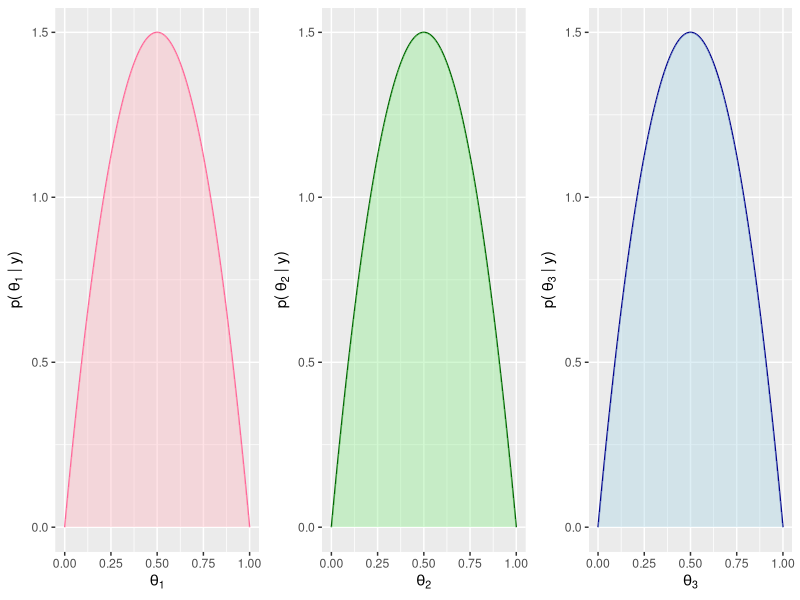
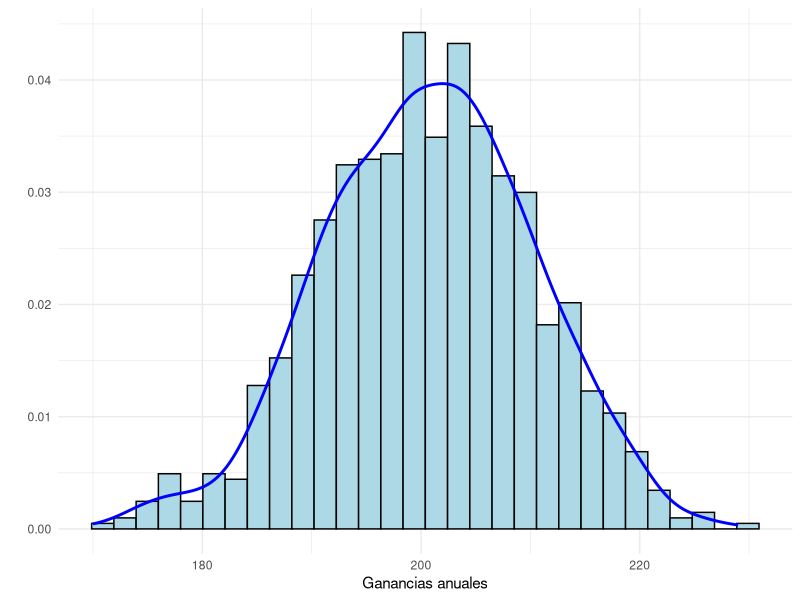
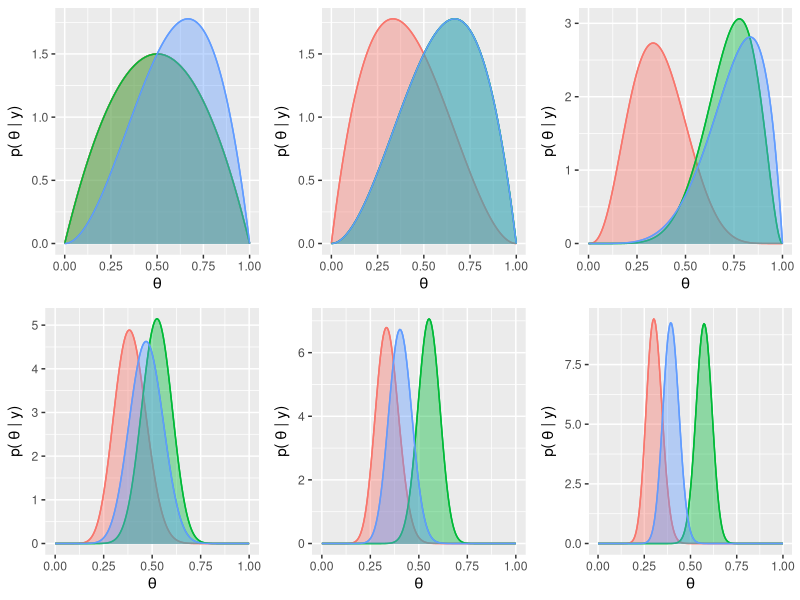
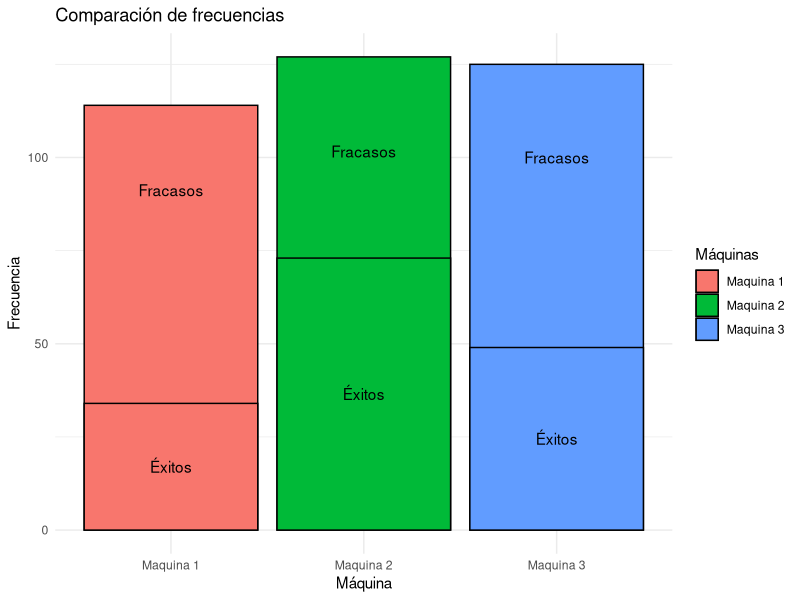
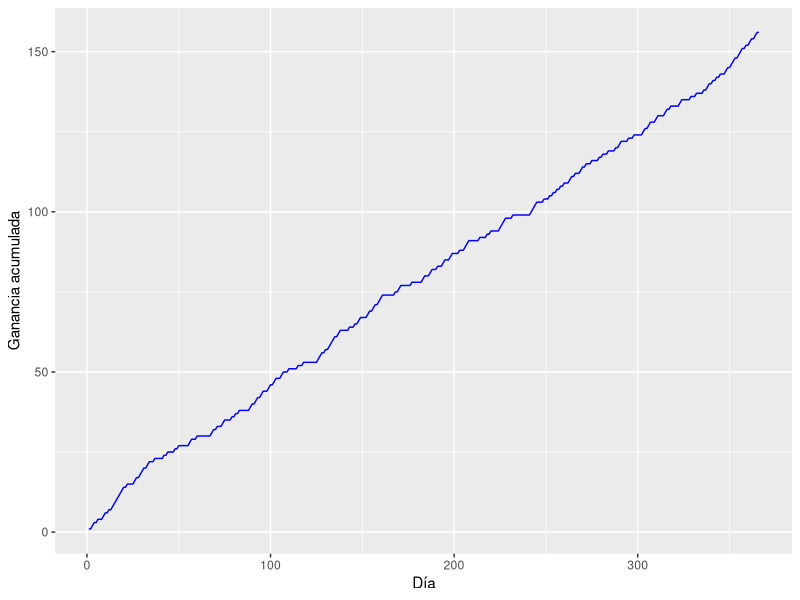
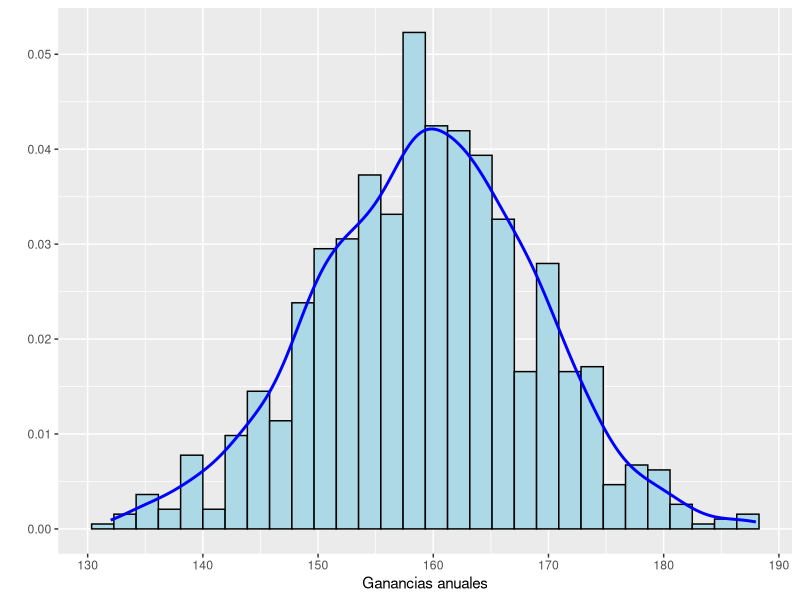
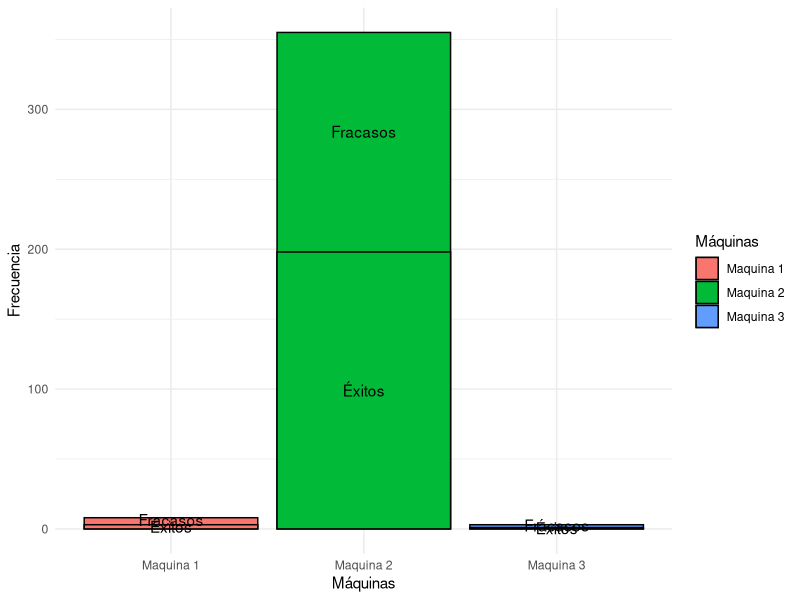
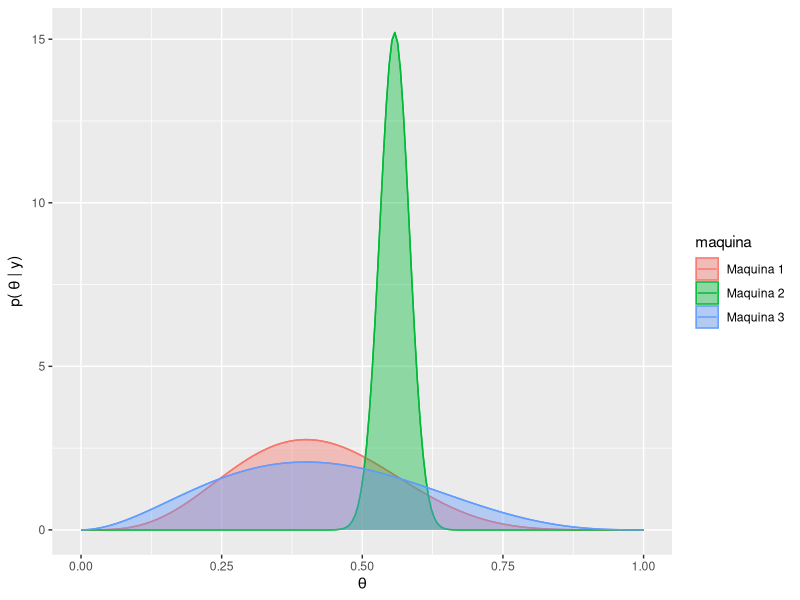

Source code (R) for these figures, in order:
## ---- chunk 1
# Carga de paquetes necesarios
library(ggplot2)
library(dplyr)
library(cowplot)
library(gridExtra)
library(kableExtra)
set.seed(491)
n_simulaciones=1000

x <- seq(0, 1, length.out = 200)
prior1 <- dbeta(x, 2, 2)
prior2 <- dbeta(x, 2, 2)
prior3 <- dbeta(x, 2, 2)

g1<-ggplot(x = x, y = prior1)+
  aes(x = x, y = prior1)+
  geom_line( color = "#FF6699") +
  geom_area(fill = "lightpink", alpha = 0.4, position = "identity") +
  labs(x = bquote(theta[1]), y = expression("p(" ~ theta[1] ~ "| y)")) + 
  theme(legend.position = "none")

g2<-ggplot(x = x, y = prior2)+
  aes(x = x, y = prior2)+
  geom_line( color = "darkgreen") +
  geom_area(fill = "lightgreen", alpha = 0.4, position = "identity") +
  labs(x = bquote(theta[2]), y = expression("p(" ~ theta[2] ~ "| y)")) +
  theme(legend.position = "none")


g3<-ggplot(x = x, y = prior3)+
  aes(x = x, y = prior3)+
  geom_line( color = "darkblue") +
  geom_area(fill = "lightblue", alpha = 0.4, position = "identity") +
  labs(x = bquote(theta[3]), y = expression("p(" ~ theta[3] ~ "| y)")) +
  theme(legend.position = "none")

grid.arrange(g1, g2, g3, ncol = 3)
## ---- chunk 2
resultados=rbinom(n_simulaciones, 366, 0.55)
datos=data.frame(resultados)
kable(summary(datos), col.names = c("Medidas resumen")) %>% 
  kable_styling(position = "center",full_width = FALSE) %>% 
  row_spec(0, bold = T, background = "gray", color = "black") 


ganancias0_df <- data.frame(anios=1:n_simulaciones, ganancias=resultados)
r0<-ggplot(ganancias0_df) +
      aes(x = ganancias) +
      geom_histogram(aes(y = ..density..), color = "black", fill = "lightblue", bins = 30) +
      geom_density(color = "blue", size = 1)+
      labs(x = "Ganancias anuales",
         y = "") +
      theme_minimal() 
r0
## ---- chunk 3
# Funciones necesarias
graficar<-function(cont_tiradas, cont_exitos, wins, alphas, betas){
  df <- data.frame(maq = c("Maquina 1", "Maquina 2", "Maquina 3"),
                   freq = cont_tiradas,
                   exitos = cont_exitos,
                   fracasos = cont_tiradas - cont_exitos)
  g1<-ggplot(df, aes(x = maq, fill = maq)) +
    geom_bar(aes(y = freq ), stat = "identity", color = "black") +
    geom_bar(aes(y = exitos ), stat = "identity", color = "black") +
    geom_text(aes(y = exitos, label = "Éxitos"), position = position_stack(vjust = 0.5)) +
    geom_text(aes(y = freq, label = "Fracasos"), position = position_stack(vjust = 0.8)) +
    labs(x = "Máquinas",
         y = "Frecuencia") +
    theme_minimal() +
    guides(fill = guide_legend(title = "Máquinas"))
  
  
  # Crear el gráfico de ganancias
  df <- data.frame(dias = 1:366, wins=wins)
  g2<-ggplot(df, aes(x = dias, y = wins)) +
    geom_line(color = "blue")+
    labs(x = "Día",
         y = "Valor acumulado")
  
  # Crear el gráfico de postiriors
  x1=seq(0,1,length.out =200)
  posterior1=dbeta(x1,alphas[1],betas[1])
  posterior2=dbeta(x1,alphas[2],betas[2])
  posterior3=dbeta(x1,alphas[3],betas[3])
  
  df <- data.frame(
    theta = x1,
    posterior = rep(c(posterior1,posterior2, posterior3), time = 1),
    maquina = rep(c("Maquina 1", "Maquina 2", "Maquina 3"), each = length(x1))
  )
  
  g3<-ggplot(df)+
    aes(x = theta, y = posterior, color = maquina)+
    theme(legend.position = "right")+
    geom_line() +
    geom_area(aes(fill = maquina), alpha = 0.4, position = "identity") +
    labs(x = expression(theta), y = expression("p(" ~ theta ~ "| y)"))
print(g1)
print(g3)
print(g2)
}
## ---- chunk 4
al_azar <- function(lista1) {
  alphas <- lista1[[1]]
  betas <- lista1[[2]]
  tethas <- lista1[[3]]
  prior_df <- lista1[[4]]
  x1=seq(0,1,length.out =200)

  sample <- sample(1:length(alphas), 1)
  juego <- rbinom(1, 1, tethas[sample])
  alphas[sample] <- alphas[sample] + juego
  betas[sample] <- betas[sample] + 1 - juego
  
  postirior <- dbeta(x1, alphas[sample],  betas[sample])
  prior_df[, sample] <- postirior
  salida1_list <- list(alphas, betas, tethas, prior_df, sample, juego)
  return(salida1_list)
}
## ---- chunk 5

alphas<-c(2,2,2)
betas<-c(2,2,2)
tethas=c(0.3,0.55,0.45)

x1=seq(0,1,length.out =200)
prior_df <- data.frame(prior1=dbeta(x1,alphas[1],betas[1]), 
                       prior2=dbeta(x1,alphas[2],betas[2]), 
                       prior3=dbeta(x1,alphas[3],betas[3]))

wins=numeric(366)
cont_exitos= c(0,0,0)
cont_tiradas = c(0, 0, 0)
juego=0
sample=0
entrada1_list = list(alphas, betas, tethas, prior_df, sample, juego)
graf_list=list()

for (i in 1:366) {
  entrada1_list=al_azar(lista1=entrada1_list)
  sample <- entrada1_list[[5]]
  juego <- entrada1_list[[6]]
  cont_exitos[sample] <- cont_exitos[sample] + juego
  cont_tiradas[sample] <- cont_tiradas[sample] + 1
  prior_df <- entrada1_list[[4]]

  if(i==1){
    wins[i]=juego
  }else{
    wins[i]=wins[i-1]+juego
  }
  prior_df_largo <- data.frame(
    theta = x1,
    posterior = rep(c(prior_df$prior1, 
                      prior_df$prior2, 
                      prior_df$prior3), time = 1),
    maquina = rep(c("Maquina 1", "Maquina 2", "Maquina 3"), each = 200)
  )
  graf_list[[i]] <- ggplot(prior_df_largo)+
    aes(x = theta, y = posterior, color = maquina)+
    theme(legend.position = "none")+
    geom_line() +
    geom_area(aes(fill = maquina), alpha = 0.4, position = "identity") +
    labs(x = expression(theta), y = expression("p(" ~ theta ~ "| y)"))
}

grid.arrange(graf_list[[1]],graf_list[[3]],graf_list[[18]],
             graf_list[[100]],graf_list[[200]],graf_list[[366]],
             ncol = 3)


# Crear el gráfico de barras
df <- data.frame(maq = c("Maquina 1", "Maquina 2", "Maquina 3"),
                 freq = cont_tiradas,
                 exitos = cont_exitos,
                 fracasos = cont_tiradas - cont_exitos)
ggplot(df, aes(x = maq, fill = maq)) +
  geom_bar(aes(y = freq ), stat = "identity", color = "black") +
  geom_bar(aes(y = exitos ), stat = "identity", color = "black") +
  geom_text(aes(y = exitos, label = "Éxitos"), position = position_stack(vjust = 0.5)) +
  geom_text(aes(y = freq, label = "Fracasos"), position = position_stack(vjust = 0.8)) +
  labs(title = "Comparación de frecuencias",
       x = "Máquina",
       y = "Frecuencia") +
  theme_minimal() +
  guides(fill = guide_legend(title = "Máquinas"))


df <- data.frame(dias = 1:366, wins=wins)

# Crear el gráfico evolucion ganancia
ggplot(df, aes(x = dias, y = wins)) +
  geom_line(color = "blue")+
  labs(x = "Día",
       y = "Ganancia acumulada")

## ---- chunk 6

wins1_anio = numeric(n_simulaciones)

for (anio in 1:n_simulaciones) {
  alphas<-c(2,2,2)
  betas<-c(2,2,2)
  tethas=c(0.3,0.55,0.45)
  x1=seq(0,1,length.out =200)
  prior_df <- data.frame(prior1=dbeta(x1,alphas[1],betas[1]), 
                         prior2=dbeta(x1,alphas[2],betas[2]), 
                         prior3=dbeta(x1,alphas[3],betas[3]))
  wins=numeric(366)
  cont_exitos= c(0,0,0)
  cont_tiradas = c(0, 0, 0)
  juego=0
  sample=0
  entrada1_list = list(alphas, betas, tethas, prior_df, sample, juego)
  graf_list=list()
  
  for (i in 1:366) {
    entrada1_list=al_azar(lista1=entrada1_list)
    sample <- entrada1_list[[5]]
    juego <- entrada1_list[[6]]
    cont_exitos[sample] <- cont_exitos[sample] + juego
    cont_tiradas[sample] <- cont_tiradas[sample] + 1
    prior_df <- entrada1_list[[4]]
    
    if(i==1){
      wins[i]=juego
    }else{
      wins[i]=wins[i-1]+juego
    }
  }
  wins1_anio[anio] <- wins[366]
}

ganancias1_df <- data.frame(anios=1:n_simulaciones, ganancias=wins1_anio)
r1<-ggplot(ganancias1_df) +
      aes(x = ganancias) +
      geom_histogram(aes(y = ..density..), color = "black", fill = "lightblue", bins = 30) +
      geom_density(color = "blue", size = 1)+
     labs(x="Ganancias anuales", y="")
r1
print(paste("La ganancia media por año es ",mean(ganancias1_df$ganancias),"unidades monetarias"))

## ---- chunk 7
greedy_tasa_obs<-function(lista2){
  fl_calentamiento <- lista2[[5]]
  t <- lista2[[2]]
  tethas <- lista2[[1]]
  if (fl_calentamiento){
    sample <- sample(1:3, 1)
  }
  else{
    sample <- order(t + runif(3,0.001, 0.009), decreasing = TRUE)[1]
  }
  juego <- rbinom(1, 1, tethas[sample])
  lista2_salida<-list(tethas, t, juego, sample, fl_calentamineto)
  return(lista2_salida)
}

## ---- chunk 8
# Defino variables necesarias
tethas=c(0.3,0.55,0.45)
t = c(0.5,0.5,0.5)
cont_exitos= c(0,0,0)
cont_tiradas = c(0, 0, 0)
juego=0
sample=0
fl_calentamineto=FALSE
wins=numeric(366)
lista2_entrada=list(tethas, t, juego, sample, fl_calentamineto)

for(i in 1:366){
  fl_calentamineto <- ifelse(i>10, FALSE, TRUE )

  lista2_entrada <- greedy_tasa_obs(lista2 = lista2_entrada)
  juego <- lista2_entrada[[3]]
  sample <- lista2_entrada[[4]]
  cont_exitos[sample] <- cont_exitos[sample] + juego
  cont_tiradas[sample] <- cont_tiradas[sample] + 1
  lista2_entrada[[2]][sample] <- cont_exitos[sample] / cont_tiradas[sample]
  if(i==1){
    wins[i]=juego
  }else{
    wins[i]=wins[i-1]+juego
  }
}

alphas <- c(2+cont_exitos[1], 2+cont_exitos[2], 2+cont_exitos[3])
betas <- c(2+cont_tiradas[1]-cont_exitos[1],
           2+cont_tiradas[2]-cont_exitos[2],
           2+cont_tiradas[3]-cont_exitos[3])
# Graficos
graficar(cont_tiradas, cont_exitos, wins, alphas, betas)
print(paste("La ganancia de este año es ",wins[366],"unidades monetarias"))
## ---- chunk 9
wins2_anio = numeric(n_simulaciones)

for (anio in 1:n_simulaciones) {
  # Definimos parametros
  tethas=c(0.3,0.55,0.45)
  t = c(0.5,0.5,0.5)
  cont_exitos= c(0,0,0)
  cont_tiradas = c(0, 0, 0)
  juego=0
  sample=0
  fl_calentamineto=TRUE
  wins=numeric(366)
  lista2_entrada=list(tethas, t, juego, sample, fl_calentamineto)
  #Simulamos anio
  for(i in 1:366){
    fl_calentamineto <- ifelse(i>10, FALSE, TRUE )
    
    lista2_entrada <- greedy_tasa_obs(lista2 = lista2_entrada)
    juego <- lista2_entrada[[3]]
    sample <- lista2_entrada[[4]]
    cont_exitos[sample] <- cont_exitos[sample] + juego
    cont_tiradas[sample] <- cont_tiradas[sample] + 1
    lista2_entrada[[2]][sample] <- cont_exitos[sample] / cont_tiradas[sample]
    if(i==1){
      wins[i]=juego
    }else{
      wins[i]=wins[i-1]+juego
    }
  }
  wins2_anio[anio] <- wins[366]
}

ganancias2_df <- data.frame(anios=1:n_simulaciones, ganancias=wins2_anio)
r2<-ggplot(ganancias2_df) +
      aes(x = ganancias) +
      geom_histogram(aes(y = ..density..), color = "black", fill = "lightblue", bins = 30) +
      geom_density(color = "blue", size = 1) +
     labs(x="Ganancias anuales", y="")
r2
print(paste("La ganancia media por año es ",mean(ganancias2_df$ganancias),"unidades monetarias"))

## ---- chunk 10
greedy_prob_posterior<-function(lista3){
  tethas <- lista3[[1]]
  alphas <- lista3[[2]]
  betas <- lista3[[3]]
  
  esperanzas = c(alphas[1]/(alphas[1]+betas[1]),
                alphas[2]/(alphas[2]+betas[2]),
                alphas[3]/(alphas[3]+betas[3]))
  #print(esperanzas)
  sample <- order(esperanzas + runif(3,0.001, 0.009)  , decreasing = TRUE)[1]
  juego <- rbinom(1, 1, tethas[sample])
  alphas[sample] <- alphas[sample] + juego
  betas[sample] <- betas[sample] + 1 - juego
  
  lista3_salida<-list(tethas, alphas, betas, juego, sample)
  return(lista3_salida)
}
## ---- chunk 11
# Defino variables necesarias
set.seed(492)
tethas=c(0.3,0.55,0.45)
alphas<-c(2,2,2)
betas<-c(2,2,2)
juego=0
sample=0
cont_exitos= c(0,0,0) 
cont_tiradas = c(0, 0, 0)

wins=numeric(366)
lista3_entrada=list(tethas, alphas, betas, juego, sample)

for(i in 1:366){
  lista3_entrada <- greedy_prob_posterior(lista3 = lista3_entrada)
  juego <- lista3_entrada[[4]]
  alphas <- lista3_entrada[[2]]
  betas <- lista3_entrada[[3]]
  sample <- lista3_entrada[[5]]
  cont_exitos[sample] = cont_exitos[sample] + juego 
  cont_tiradas[sample] = cont_tiradas[sample] + 1
  if(i==1){
    wins[i]=juego
  }else{
    wins[i]=wins[i-1]+juego
  }
}
alphas <- lista3_entrada[[2]]
betas<- lista3_entrada[[3]]
# Graficos
graficar(cont_tiradas, cont_exitos, wins, alphas, betas)
print(paste("La ganancia de este año es ",wins[366],"unidades monetarias"))
## ---- chunk 12
wins3_anio=numeric(n_simulaciones)
for (anio in 1:n_simulaciones) {
  # Defino variables necesarias
  tethas=c(0.3,0.55,0.45)
  alphas<-c(2,2,2)
  betas<-c(2,2,2)
  juego=0
  sample=0
  cont_exitos= c(0,0,0) 
  cont_tiradas = c(0, 0, 0)
  
  wins=numeric(366)
  lista3_entrada=list(tethas, alphas, betas, juego, sample)
  
  for(i in 1:366){
    lista3_entrada <- greedy_prob_posterior(lista3 = lista3_entrada)
    juego <- lista3_entrada[[4]]
    alphas <- lista3_entrada[[2]]
    betas <- lista3_entrada[[3]]
    sample <- lista3_entrada[[5]]
    cont_exitos[sample] = cont_exitos[sample] + juego 
    cont_tiradas[sample] = cont_tiradas[sample] + 1
    if(i==1){
      wins[i]=juego
    }else{
      wins[i]=wins[i-1]+juego
    }
  }
  wins3_anio[anio]<-wins[366]
}

ganancia3_df <- data.frame(wins = wins3_anio)
r3<-ggplot(ganancia3_df) +
      aes(x = wins) +
      geom_histogram(aes(y = ..density..), color = "black", fill = "lightblue", bins = 30) +
      geom_density(color = "blue", size = 1)+
  labs(x="Ganancias anuales",y="")
r3
print(paste("La ganancia media por año es ",mean(ganancia3_df$wins),"unidades monetarias"))

## ---- chunk 13
e_greedy_tasa_obs<-function(lista4){
  e<-lista4[[3]]
  explote<-runif(1)
  lista4[[6]] = 0
  lista4[[7]] = 0
  if(explote<=1-e){#Elige el mejor
    lista4[[7]] = 1 # exploto
    sample <-  order(t + runif(3,0.001, 0.009), decreasing = TRUE)[1]
  }else{#Elige aleatoriamente 
    lista4[[6]] = 1 # exploro
    sample <-  as.numeric(sample(1:3, 1))
  }

  juego <- rbinom(1, 1, tethas[sample])
  lista4_salida<-list(tethas, t, e, juego, sample, lista4[[6]], lista4[[7]])
  return(lista4_salida)
}
## ---- chunk 14
set.seed(491)
e=0.05
# Defino variables necesarias
tethas=c(0.3,0.55,0.45)
t = c(0.5,0.5,0.5)
cont_exitos= c(0,0,0) 
cont_tiradas = c(0, 0, 0)
juego=0
sample=0
exploro=0
exploto=0
wins=numeric(366)
lista4_entrada=list(tethas, t, e, juego, sample, exploro, exploto)
for(i in 1:366){
  lista4_entrada <- e_greedy_tasa_obs(lista4 = lista4_entrada)
  juego <- lista4_entrada[[4]]
  sample <- lista4_entrada[[5]]
  exploro <- exploro + lista4_entrada[[6]]
  exploto <- exploto + lista4_entrada[[7]]
  cont_exitos[sample] <- cont_exitos[sample] + juego
  cont_tiradas[sample] <- cont_tiradas[sample] + 1
  lista4_entrada[[2]][sample] <- cont_exitos[sample] / cont_tiradas[sample]
  if(i==1){
    wins[i]=juego
  }else{
    wins[i]=wins[i-1]+juego
  }
}
alphas <- c(2+cont_exitos[1], 2+cont_exitos[2], 2+cont_exitos[3])
betas <- c(2+cont_tiradas[1]-cont_exitos[1],
           2+cont_tiradas[2]-cont_exitos[2],
           2+cont_tiradas[3]-cont_exitos[3])

# Graficos
graficar(cont_tiradas, cont_exitos, wins, alphas, betas)
print(paste("La ganancia de este año es ",wins[366],"unidades monetarias"))
## ---- chunk 15
###### 3 e distintos

ganancias4_list = list()
graf_list <- list()
j=1
for (e in c(0.05, 0.2, 0.4)){
  wins4_anio=numeric(n_simulaciones)
  for (anio in 1:n_simulaciones) {
    # Defino variables necesarias
    tethas=c(0.3,0.55,0.45)
    t = c(0.5,0.5,0.5)
    cont_exitos= c(0,0,0) 
    cont_tiradas = c(0, 0, 0)
    juego=0
    sample=0
    exploro=0
    exploto=0
    
    wins=numeric(366)
    lista4_entrada=list(tethas, t, e, juego, sample, exploro, exploto)
    
    for(i in 1:366){
      lista4_entrada <- e_greedy_tasa_obs(lista4 = lista4_entrada)
      juego <- lista4_entrada[[4]]
      sample <- lista4_entrada[[5]]
      exploro <- exploro + lista4_entrada[[6]]
      exploto <- exploto + lista4_entrada[[7]]
      cont_exitos[sample] <- cont_exitos[sample] + juego
      cont_tiradas[sample] <- cont_tiradas[sample] + 1
      lista4_entrada[[2]][sample] <- cont_exitos[sample] / cont_tiradas[sample]
      if(i==1){
        wins[i]=juego
      }else{
        wins[i]=wins[i-1]+juego
      }
    }
    wins4_anio[anio]<-wins[366]
  }
  
  ganancia4_df <- data.frame(wins = wins4_anio)
  graf_list[[j]] <-ggplot(ganancia4_df) + #Reemplazar por boxplots
        aes(x = wins) +
        geom_histogram(aes(y = ..density..), color = "black", fill = "lightblue", bins = 30) +
        geom_density(color = "blue", size = 1)+
        labs(x="Ganancias anuales",y="")

  print(paste("La ganancia media por año utilizando e = ",e,"  es",mean(mean(ganancia4_df$wins)),"unidades monetarias"))
  ganancias4_list[[j]] = ganancia4_df 
  j=j+1
}

grid.arrange(graf_list[[1]],graf_list[[2]],graf_list[[3]],ncol=1)

## ---- chunk 16
# Función softmax
softmax= function(tau,pi){
  pr_soft1 = exp(pi[1]/tau)/sum(exp(pi/tau))
  pr_soft2 = exp(pi[2]/tau)/sum(exp(pi/tau))
  pr_soft3 = exp(pi[3]/tau)/sum(exp(pi/tau))
  pr_soft = c(pr_soft1,pr_soft2,pr_soft3)
  return(pr_soft)
}

#Función para una tirada
tirada_softmax <- function(lista5){
  alphas <- lista5[[1]]
  betas <- lista5[[2]]
  tethas <- lista5[[3]]
  pi <- lista5[[4]]
  tau=0.1
  
  sample <- sample(1:3,1,prob=softmax(tau,pi))
  
  juego <- rbinom(1, 1, tethas[sample])
  alphas[sample] <- alphas[sample] + juego
  betas[sample] <- betas[sample] + 1 - juego
  
  lista5_salida<-list(alphas, betas, tethas,pi, juego,  sample)
  return(lista5_salida)
}
## ---- chunk 17
# Defino variables necesarias
set.seed(491)
tethas=c(0.3,0.55,0.45)
alphas<-c(2,2,2)
betas<-c(2,2,2)
pi <- c(0.5,0.5,0.5)
cont_exitos= c(0,0,0) 
cont_tiradas = c(0, 0, 0)

wins=numeric(366)
lista5_entrada=list(alphas,betas, tethas,pi)

for(i in 1:366){
  lista5_entrada <- tirada_softmax(lista5_entrada)
  juego <- lista5_entrada[[5]]
  alphas <- lista5_entrada[[1]]
  betas <- lista5_entrada[[2]]
  sample <- lista5_entrada[[6]]
  cont_exitos[sample] = cont_exitos[sample] + juego 
  cont_tiradas[sample] = cont_tiradas[sample] + 1
  lista5_entrada[[4]][sample] <- cont_exitos[sample] / cont_tiradas[sample]
  if(i==1){
    wins[i]=juego
  }else{
    wins[i]=wins[i-1]+juego
  }
}

#Gráficos
graficar(cont_tiradas, cont_exitos, wins, alphas, betas)
print(paste("Las ganancias totales en ese año resultan ",wins[366], " unidades monetaris"))
## ---- chunk 18
n_simulaciones=1000

wins5_anio=numeric(n_simulaciones)
for (anio in 1:n_simulaciones) {
  # Defino variables necesarias
  tethas=c(0.3,0.55,0.45)
  alphas<-c(2,2,2)
  betas<-c(2,2,2)
  pi <- c(0.5,0.5,0.5)
  cont_exitos= c(0,0,0) 
  cont_tiradas = c(0, 0, 0)
  
  wins=numeric(366)
  lista5_entrada=list(alphas,betas, tethas,pi)
  
  for(i in 1:366){
    lista5_entrada <- tirada_softmax(lista5_entrada)
    juego <- lista5_entrada[[5]]
    alphas <- lista5_entrada[[1]]
    betas <- lista5_entrada[[2]]
    sample <- lista5_entrada[[6]]
    cont_exitos[sample] = cont_exitos[sample] + juego 
    cont_tiradas[sample] = cont_tiradas[sample] + 1
    lista5_entrada[[4]][sample] <- cont_exitos[sample] / cont_tiradas[sample]
    if(i==1){
      wins[i]=juego
    }else{
      wins[i]=wins[i-1]+juego
    }
  }
  wins5_anio[anio]<-wins[366]
}

ganancia5_df <- data.frame(wins = wins5_anio)
r5<-ggplot(ganancia5_df) +
      aes(x = wins) +
      geom_histogram(aes(y = ..density..), color = "black", fill = "lightblue", bins = 30) +
      geom_density(color = "blue", size = 1)+
      labs(x="Ganancias anuales", y="")
r5
print(paste("La ganancia media por año es", mean(ganancia5_df$wins),"unidades monetarias"))

## ---- chunk 19
upper_bound <- function(lista6){
  tethas <- lista6[[1]]
  alphas <- lista6[[2]]
  betas <- lista6[[3]]
  
  UCB <- c(qbeta(0.95, alphas[1], betas[1]), 
           qbeta(0.95, alphas[2], betas[2]), 
           qbeta(0.95, alphas[3], betas[3]))
  sample <- order(UCB + runif(3, 0.001, 0.009), decreasing = TRUE)[1]
  juego <- rbinom(1, 1, tethas[sample])
  alphas[sample] <- alphas[sample] + juego
  betas[sample] <- betas[sample] + 1 - juego
  
  lista6_salida<-list(tethas, alphas, betas, UCB, juego, sample, cont_exitos, cont_tiradas)
  return(lista6_salida)
}
## ---- chunk 20
# Defino variables necesarias
set.seed(491)
tethas=c(0.3,0.55,0.45)
cont_exitos= c(0,0,0) 
cont_tiradas = c(0, 0, 0)
juego=0
UCB <- c(0, 0, 0)
alphas <- c(2, 2, 2)
betas <- c(2, 2, 2)
wins <- c(0, 0, 0)
lista6_entrada <- list(tethas, alphas, betas, UCB, juego, sample, cont_exitos, cont_tiradas)

for(i in 1:366){
  lista6_entrada <- upper_bound(lista6 = lista6_entrada)
  juego <- lista6_entrada[[5]]
  alphas <- lista6_entrada[[2]]
  betas <- lista6_entrada[[3]]
  sample <- lista6_entrada[[6]]
  cont_exitos <- lista6_entrada[[7]]
  cont_tiradas <- lista6_entrada[[8]]
  cont_exitos[sample] = cont_exitos[sample] + juego 
  cont_tiradas[sample] = cont_tiradas[sample] + 1
  if(i==1){
    wins[i]=juego
  }else{
    wins[i]=wins[i-1]+juego
  }
}

#Graficos
graficar(cont_tiradas, cont_exitos, wins, alphas, betas)
print(paste("La ganancia anual es igual a",wins[366],"unidades monetarias"))
## ---- chunk 21
wins6_anio=numeric(n_simulaciones)
for (anio in 1:n_simulaciones) {
  # Defino variables necesarias
  tethas=c(0.3,0.55,0.45)
  alphas<-c(2,2,2)
  betas<-c(2,2,2)
  juego=0
  sample=0
  cont_exitos= c(0,0,0) 
  cont_tiradas = c(0, 0, 0)
  
  wins=numeric(366)
  lista6_entrada <- list(tethas, alphas, betas, UCB, juego, sample, cont_exitos, cont_tiradas)
  
  for(i in 1:366){
    lista6_entrada <- upper_bound(lista6 = lista6_entrada)
    juego <- lista6_entrada[[5]]
    alphas <- lista6_entrada[[2]]
    betas <- lista6_entrada[[3]]
    sample <- lista6_entrada[[6]]
    cont_exitos <- lista6_entrada[[7]]
    cont_tiradas <- lista6_entrada[[8]]
    cont_exitos[sample] = cont_exitos[sample] + juego 
    cont_tiradas[sample] = cont_tiradas[sample] + 1
    if(i==1){
      wins[i]=juego
    }else{
      wins[i]=wins[i-1]+juego
    }
  }
  wins6_anio[anio]<-wins[366]
}

ganancia6_df <- data.frame(wins = wins6_anio)
r6<-ggplot(ganancia6_df) +
      aes(x = wins) +
      geom_histogram(aes(y = ..density..), color = "black", fill = "lightblue", bins = 30) +
      geom_density(color = "blue", size = 1)+
      labs(x="Ganancias anuales", y="")
r6
print(paste("La ganancia media por año es", mean(ganancia6_df$wins),"unidades monetarias"))
## ---- chunk 22
thompson_sampling <- function(lista7){
  alphas <- lista7[[1]]
  betas <- lista7[[2]]
  tethas <- lista7[[3]]
  muestra<- c(rbeta(1,alphas[1],betas[1]), 
               rbeta(1,alphas[2],betas[2]), 
               rbeta(1,alphas[3],betas[3]))
  #print(muestra)
  sample <- order(muestra, decreasing = TRUE)[1]
  juego <- rbinom(1, 1, tethas[sample])
  alphas[sample] <- alphas[sample] + juego
  betas[sample] <- betas[sample] + 1 - juego
  
  lista7_salida<-list(alphas, betas, tethas,  muestra, juego,  sample)
  return(lista7_salida)
}
## ---- chunk 23
# Defino variables necesarias
set.seed(412)
alphas<-c(2,2,2)
betas<-c(2,2,2)
tethas=c(0.3,0.55,0.45)
wins=numeric(366)
cont_exitos= c(0,0,0)
cont_tiradas = c(0, 0, 0)
juego=0
sample=0
muestra=c()

lista7_entrada<-list(alphas, betas, tethas,  muestra, juego,  sample)

for(i in 1:366){
  lista7_entrada <- thompson_sampling( lista7_entrada )
  juego <- lista7_entrada[[5]]
  sample <- lista7_entrada[[6]]
  cont_exitos[sample] <- cont_exitos[sample] + juego
  cont_tiradas[sample] <- cont_tiradas[sample] + 1

  if(i==1){
    wins[i]=juego
  }else{
    wins[i]=wins[i-1]+juego
  }
}
alphas <- lista7_entrada[[1]]
betas <- lista7_entrada[[2]]
# Graficar
graficar(cont_tiradas, cont_exitos, wins, alphas, betas)
print(paste("Las ganancias totales en ese año resultan ",wins[366], " unidades monetarias"))
## ---- chunk 24
wins7_anio=numeric(n_simulaciones)
for (anio in 1:n_simulaciones) {
  alphas<-c(2,2,2)
  betas<-c(2,2,2)
  tethas=c(0.3,0.55,0.45)
  wins=numeric(366)
  cont_exitos= c(0,0,0)
  cont_tiradas = c(0, 0, 0)
  juego=0
  sample=0
  muestra=c()
  
  lista7_entrada<-list(alphas, betas, tethas,  muestra, juego,  sample)
  
  for(i in 1:366){
    lista7_entrada <- thompson_sampling( lista7_entrada )
    juego <- lista7_entrada[[5]]
    sample <- lista7_entrada[[6]]
    cont_exitos[sample] <- cont_exitos[sample] + juego
    cont_tiradas[sample] <- cont_tiradas[sample] + 1
    
    if(i==1){
      wins[i]=juego
    }else{
      wins[i]=wins[i-1]+juego
    }
  }
  wins7_anio[anio]<-wins[366]
}

ganancia7_df <- data.frame(wins = wins7_anio)
r7<- ggplot(ganancia7_df) +
        aes(x = wins) +
        geom_histogram(aes(y = ..density..), color = "black", fill = "lightblue", bins = 30) +
        geom_density(color = "blue", size = 1)+
      labs(x="Ganancias anuales", y="")
r7
print(paste("La ganancia media por año es", mean(ganancia7_df$wins),"unidades monetarias"))
## ---- chunk 25
df_ganancias <- data.frame(Estrategia = rep(c("0. Caso ideal", "1. Completamente al azar", "2. Greedy con tasa observada", "3. Greedy con probabilidad a posteriori", "4. e-Greedy", "5. Softmax", "6. Upper-bound", "7. Thompson Sampling"),each=1000), Ganancia = c(ganancias0_df$ganancias, ganancias1_df$ganancias, ganancias2_df$ganancias, ganancia3_df$wins, ganancia4_df$wins, ganancia5_df$wins, ganancia6_df$wins, ganancia7_df$wins))

media_estrategia <- aggregate(Ganancia ~ Estrategia, df_ganancias, FUN= function(x) round(mean(x), 2))
desvio_estrategia <- aggregate(Ganancia ~ Estrategia, df_ganancias, FUN= function(x) round(sd(x), 2))
mediana_estrategia <- aggregate(Ganancia ~ Estrategia, df_ganancias, FUN= median)
q_estrategia <- aggregate(Ganancia ~ Estrategia, df_ganancias, FUN= function(x) round(quantile(x, 0.95), 2))

tabla_combinada <- merge(media_estrategia, desvio_estrategia, by = "Estrategia", suffixes = c(" media", " desvio"))
tabla_combinada <- merge(tabla_combinada, mediana_estrategia, by = "Estrategia")
tabla_combinada <- merge(tabla_combinada, q_estrategia, by = "Estrategia")


# Renombrar columnas
colnames(tabla_combinada) <- c("Estrategia", "Media", "Desvio", "Mediana", "Quantil 95")

kable(tabla_combinada)%>% 
  kable_styling(position = "center",full_width = FALSE) %>% 
  row_spec(0, bold = T, background = "gray", color = "black") 

## ---- chunk 26
r0<- r0 + labs(title = "Caso ideal", size = 8)
r2<- r2 + labs(title = "Greedy con tasa obs.", size = 8)
r3<- r3 + labs(title = "Greedy con prob. post.", size = 8)
r5<- r5 + labs(title = "Softmax", size = 8)
r6<- r6 + labs(title = "Upper-bound", size = 8)
r7<- r7 + labs(title = "Thompson Sampling", size = 8)
grid.arrange(r0,r2,r3,
             r5,r6,r7,  ncol = 2)
